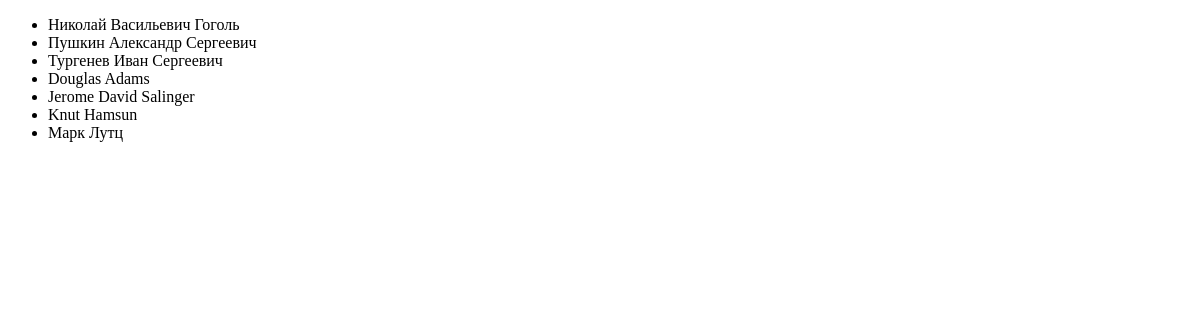
Page /authors on the earlier database version.
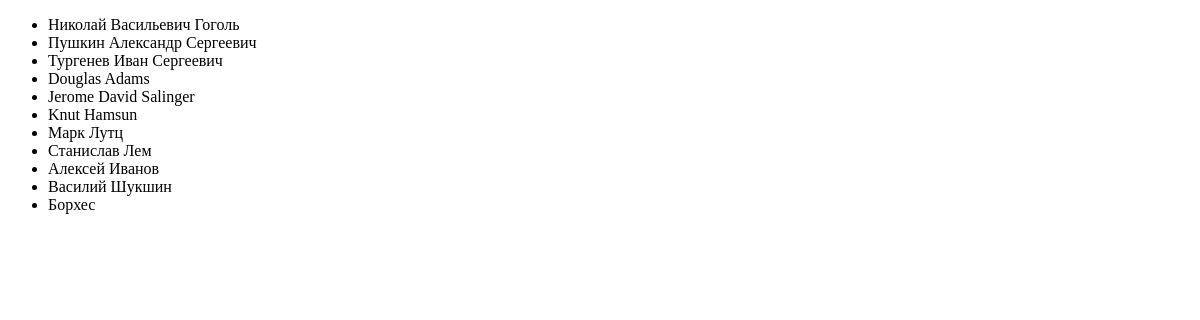
Same page on the later database version.
### p_library/models.py (models this page shows, shortened)
class Author(models.Model):
    full_name = models.TextField()
    birth_year = models.SmallIntegerField()
    country = models.CharField(max_length=2)

### p_library/views.py (the view)
# urls.py: path('authors', AuthorList.as_view(), name='author_list'),
class AuthorList(ListView):
    model = Author
    template_name = 'authors_list.html'

### p_library/templates/authors_list.html (shortened to what this page needs)
<!DOCTYPE html>
<html lang="en">
<head>
</head>
<body>
    <ul>
        {% for author in object_list %}
            <li> {{author.full_name }}</li>
        {% endfor %}
    </ul>
</body>
</html>

Differences in the rows shown:
added Author: full_name "Станислав Лем"
added Author: full_name "Алексей Иванов"
added Author: full_name "Василий Шукшин"
added Author: full_name "Борхес"
